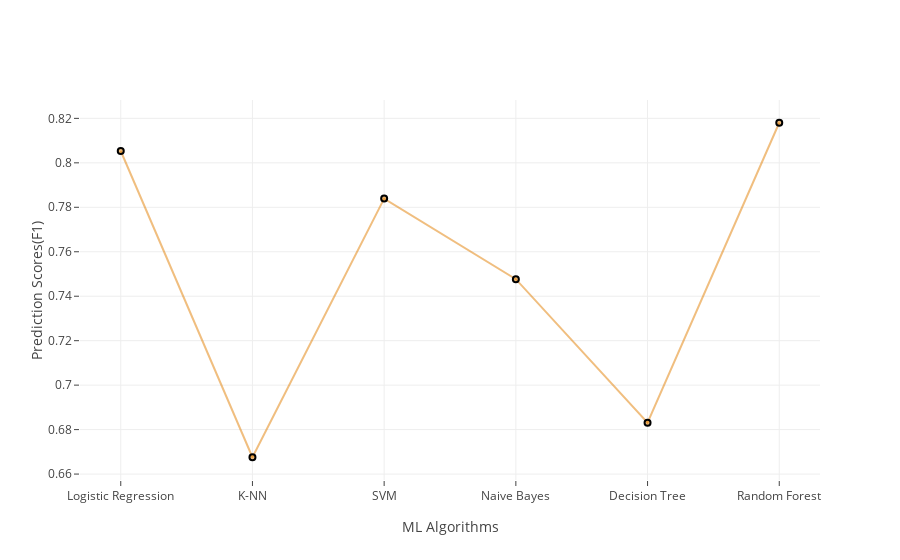

The code cell stored with this chart in its notebook:
### Markdown cell above
# Scatter Plot For Comparasion of ML Algorithms Prediciton Scores (F1)

### Code cell
scoresf1=[LRf1,KNNf1,SVMf1,NBf1,DTf1,RFf1]
#create traces

trace1 = go.Scatter(
    x = AlgorthmsName,
    y= scoresf1,
    name='Algortms Name',
    marker =dict(color='rgba(225,126,0,0.5)',
               line =dict(color='rgb(0,0,0)',width=2)),
                text=AlgorthmsName
)
data = [trace1]

layout = go.Layout(barmode = "group", 
                  xaxis= dict(title= 'ML Algorithms',ticklen= 5,zeroline= False),
              yaxis= dict(title= 'Prediction Scores(F1)',ticklen= 5,zeroline= False))
fig = go.Figure(data = data, layout = layout)
iplot(fig)

### Figure 1 — Plotly figure (JSON) as saved in the notebook; plotly's stock layout.template omitted (floating-point values rounded to 4 significant figures)
{"data": [{"marker": {"color": "rgba(225,126,0,0.5)", "line": {"color": "rgb(0,0,0)", "width": 2}}, "name": "Algortms Name", "text": ["Logistic Regression", "K-NN", "SVM", "Naive Bayes", "Decision Tree", "Random Forest", "Artificial Neural Network"], "type": "scatter", "uid": "e57bea3d-1a10-4bb0-bb1f-fc7f232c782c", "x": ["Logistic Regression", "K-NN", "SVM", "Naive Bayes", "Decision Tree", "Random Forest", "Artificial Neural Network"], "y": [0.8053, 0.6676, 0.7839, 0.7477, 0.6831, 0.818]}], "layout": {"barmode": "group", "xaxis": {"ticklen": 5, "title": {"text": "ML Algorithms"}, "zeroline": false}, "yaxis": {"ticklen": 5, "title": {"text": "Prediction Scores(F1)"}, "zeroline": false}}}
